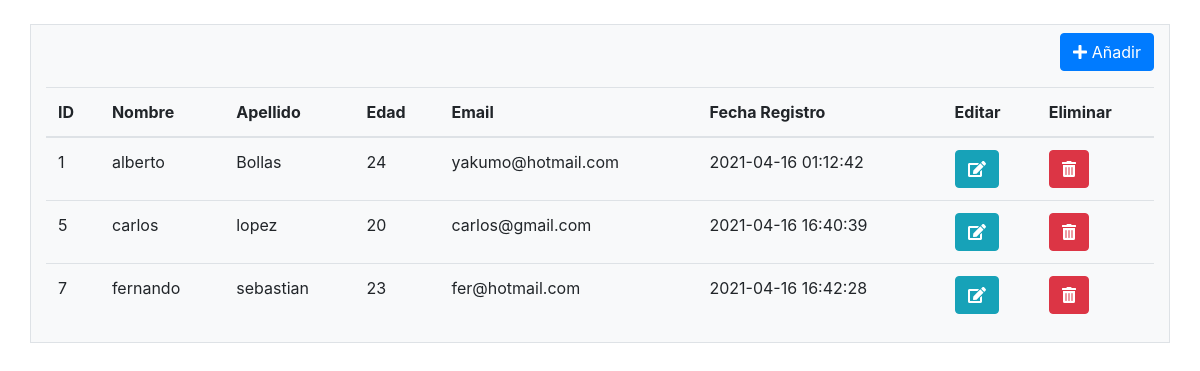
/controller/controlador.php?vista=ver, run on the app's committed database.
### tables this page shows
CREATE TABLE `usuario` (
  `id_usuario` int(11) NOT NULL,
  `nombre` varchar(200) NOT NULL,
  `apellido` varchar(200) NOT NULL,
  `edad` int(2) NOT NULL,
  `email` varchar(300) NOT NULL,
  `fecha_registro` datetime NOT NULL
);

### model/modelo.php (called while the page is built, shortened)
<?php
    class Service {
        private $conexion;
        private $server = 'localhost';
        private $ussername = 'root';
        private $password = '';
        private $database = 'mvc';
        public function __construct(){
            $this->conexion = new PDO("mysql:host=$this->server;dbname=$this->database;",
            $this->ussername,$this->password);
        }
        public function mostrarDatos(){
            $sql = $this->conexion->prepare("SELECT * FROM usuario");
            $sql->execute();
            $resultado = $sql->fetchAll(PDO::FETCH_ASSOC);
            $this->conexion = null;
            return $resultado;
        }
    }
?>

### view/ver.php (the view)
<div class="container mt-4">
    <div class="row bg-light border shadow">
        <div class="col-md-12 text-right">
            <a href="controlador.php?vista=add" class="btn btn-primary mt-2"><i class="fas fa-plus"></i> Añadir</a>
        </div>
        <div class="col-md-12">
            <table class="table table-hover table-md table-responsive-lg aling mt-3">
                <thead>
                    <tr>
                        <th>ID</th>
                        <th>Nombre</th>
                        <th>Apellido</th>
                        <th>Edad</th>
                        <th>Email</th>
                        <th>Fecha Registro</th>
                        <th>Editar</th>
                        <th>Eliminar</th>
                    </tr>
                </thead>
                <?php
                    foreach($datos_obtenidos as $value){
                ?>
                <tr>
                    <td><?php echo $value['id_usuario']?></td>
                    <td><?php echo $value['nombre']?></td>
                    <td><?php echo $value['apellido']?></td>
                    <td><?php echo $value['edad']?></td>
                    <td><?php echo $value['email']?></td>
                    <td><?php echo $value['fecha_registro']?></td>
                    <td><a href="controlador.php?vista=editar&id=<?php echo $value['id_usuario']?>" class="btn btn-info"><i class="fas fa-edit"></i></a></td>
                    <td><a href="controlador.php?vista=elimina&id=<?php echo $value['id_usuario']?>" class="btn btn-danger"><i class="fas fa-trash-alt"></i></a></td>
                </tr>
                <?php
                    }
                ?>
            </table>
        </div>
    </div>
</div>

### controller/controlador.php (shortened to what this page needs)
<!DOCTYPE html>
<html lang="en">
<head>
    <?php require_once '../app/dependencias_controller.php';?>
</head>
<body>
<?php
    require_once '../model/modelo.php';
    $service = new Service();
    if(isset($_GET['vista'])){
        switch($_GET['vista']){
            case 'ver':
                $datos_obtenidos = $service->mostrarDatos();
                require_once '../view/ver.php';
                break;
        }
    }else{
        header('location: ../index.php');
    }
?>
</body>
</html>

### app/dependencias_controller.php (shortened to what this page needs)
<link rel="stylesheet" href="../css/b4/bootstrap.css">
<link rel="stylesheet" href="../css/font_awesome/all.css">

### data on the page
usuario: id_usuario "1", nombre "alberto", apellido "Bollas", edad "24", email "yakumo@hotmail.com", fecha_registro "2021-04-16 01:12:42"
usuario: id_usuario "5", nombre "carlos", apellido "lopez", edad "20", email "carlos@gmail.com", fecha_registro "2021-04-16 16:40:39"
usuario: id_usuario "7", nombre "fernando", apellido "sebastian", edad "23", email "fer@hotmail.com", fecha_registro "2021-04-16 16:42:28"
